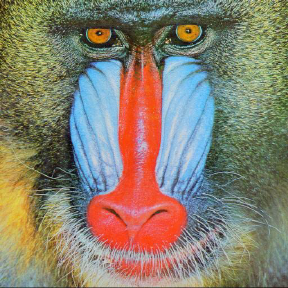
#> input picture face_detection/mandrill_colour.png, 288 x 288 px
$ jupyter execute --allow-errors opencv_face_detection.ipynb   (shell and % lines are left out)
#> lines starting #> are read from the running program, lines starting #| are printed output that depends on the picture
[cell 1]
import numpy as np
import cv2
import matplotlib.pyplot as plt
import requests
from bs4 import BeautifulSoup
import re

[cell 2]
img_raw = cv2.imread('mandrill_colour.png')
#> img_raw is the input picture: shape (288, 288, 3); mean B, G, R 111.7, 128.6, 136

[cell 3]
print(type(img_raw))
#| <class 'numpy.ndarray'>
img_raw.shape
#> Out = (288, 288, 3)

[cell 4]
img_rgb = cv2.cvtColor(img_raw, cv2.COLOR_BGR2RGB) # Need to convert from cv2's BGR format to matplotlib's RGB format, try without this to see what it looks like

# draw a line
cv2.line(img_rgb, (0,0), (288,288), (255,0,0), 5) # Draw a red line of width 5 pixels across the image

#draw a rectangle
cv2.rectangle(img_rgb, (288,0), (200, 200), (0,0,255), 3) # Draw a blue rectangle with width 3 pixels

#draw a circle
cv2.circle(img_rgb, (200,200), 30, (0,255,0), -1) # Draw a filled in circle

# write some text
cv2.putText(img_rgb, 'Joshua S.', (150,288), 0, 0.5, (255, 255, 255), 2, cv2.LINE_AA)
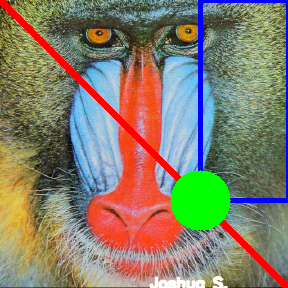
#> img_rgb: shape (288, 288, 3); mean R, G, B 133.5, 127.3, 107.2

plt.imshow(img_rgb)
